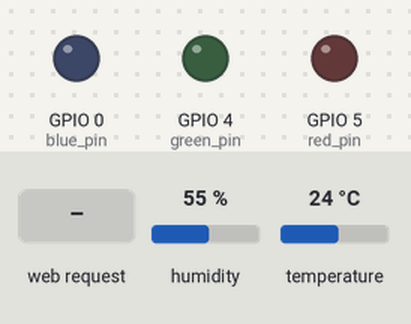
The sketch below on a simulated ESP8266 (NodeMCU). Parts: output pins drawn as LEDs (lit = HIGH). The inputs (shaded band) are chosen by the test bench; at power-on: humidity 55 %, temperature 24 °C. WiFi joins after 1.5 s; servers stay silent unless stated; what the sketch prints to the serial monitor is not drawn.

Above: at 2.7 s.
2.8 s: HTTP request GET /RED=ON received
At 3.4 s:
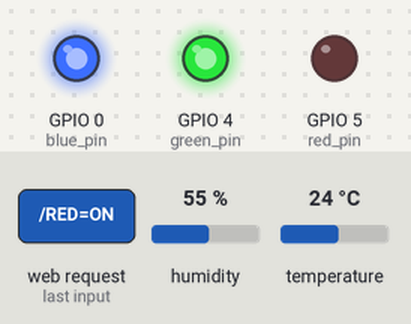
4.3 s: HTTP request GET /GREEN=ON received
At 4.9 s:
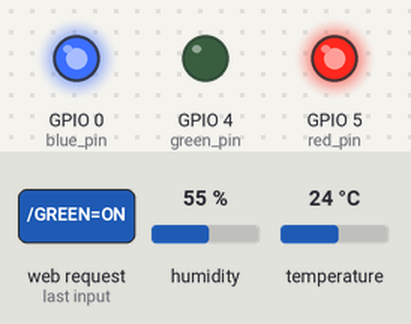
5.8 s: HTTP request GET /BLUE=ON received
At 6.9 s:
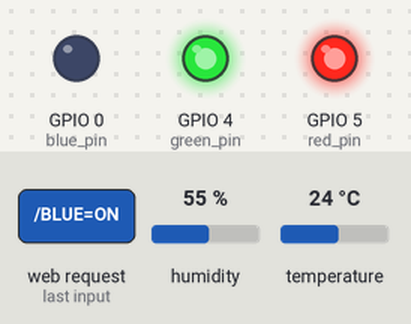
7.3 s: HTTP request GET /TURNOFF=OFF received
At 8.4 s:
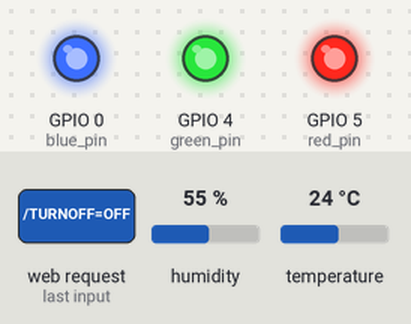
Timing chart, 0 to 9.8 s (numbered marks = the images above; inputs shaded):
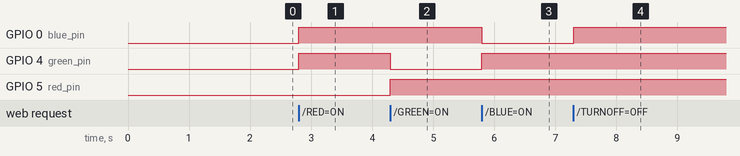

Measured:
- after the input at 2.8 s, GPIO 0 (blue_pin), GPIO 4 (green_pin): LOW → HIGH at once
- after the input at 4.3 s, GPIO 4 (green_pin): HIGH → LOW at once; GPIO 5 (red_pin): LOW → HIGH at once
- after the input at 5.8 s, GPIO 0 (blue_pin): HIGH → LOW at once; GPIO 4 (green_pin): LOW → HIGH at once
- after the input at 7.3 s, GPIO 0 (blue_pin): LOW → HIGH at once

The sketch:

sensor_web_server.ino
```cpp
#include <ESP8266WiFi.h>
#include "DHT.h"        // including the library of DHT11 temperature and humidity sensor

// GPIO Pins
int red_pin = 5;
int green_pin = 4;
int blue_pin = 0;

//Set Temperature sensor to read from pin 2 / D4
#define DHTTYPE DHT11
#define dht_dpin 2
DHT dht(dht_dpin, DHTTYPE);

//declare global variables
int redStatus = digitalRead(red_pin);
int greenStatus = digitalRead(green_pin);
int blueStatus = digitalRead(blue_pin);
float temperature = 0;
float humidity = 0;

// Update these with values suitable for your network configurations.
/**********************/
const char* ssid = "<SSID>";
const char* password = "<PASSWORD>";
/**********************/

// Set web server port number to 80
WiFiServer server(80);

void setup_wifi()
{
  // We start by connecting to a WiFi network
  Serial.println();
  Serial.print("Connecting to ");
  Serial.println(ssid);
  WiFi.begin(ssid, password);
  while (WiFi.status() != WL_CONNECTED) {
    delay(500);
    Serial.print(".");
  }
  Serial.println("");
  Serial.println("Connected to Wifi");
}

void configure_local_web_server()
{
    //Start WiFi server
  server.begin();
  Serial.println("Server started!");

  // Print the IP address
  Serial.print("Use this URL to connect: http://");
  Serial.print(WiFi.localIP());
  Serial.println("/");
}

void setup()
{
  dht.begin();
  Serial.begin(115200);
  pinMode(red_pin, OUTPUT);
  pinMode(green_pin, OUTPUT);
  pinMode(blue_pin, OUTPUT);
  setup_wifi();
  configure_local_web_server();
}

void set_blue_led()
{
  digitalWrite(red_pin, HIGH);
  digitalWrite(green_pin, HIGH);
  digitalWrite(blue_pin, LOW);
}

void set_green_led()
{
  digitalWrite(red_pin, HIGH);
  digitalWrite(green_pin, LOW);
  digitalWrite(blue_pin, HIGH);
}

void set_red_led()
{
  digitalWrite(red_pin, LOW);
  digitalWrite(green_pin, HIGH);
  digitalWrite(blue_pin, HIGH);
}

void turn_off_led()
{
  digitalWrite(red_pin, HIGH);
  digitalWrite(green_pin, HIGH);
  digitalWrite(blue_pin, HIGH);
}


void get_led_status(){
  redStatus = digitalRead(red_pin);
  greenStatus = digitalRead(green_pin);
  blueStatus = digitalRead(blue_pin);
}

void get_temperature(){
  humidity = dht.readHumidity();
  temperature = dht.readTemperature();
}

void loop() {
  // Check if a client has connected
  WiFiClient client = server.available();
  if (!client) {
    return;
  }

  // Wait until the client sends some data
  while (!client.available()) {
    delay(1);
  }

  // Read the first line of the request
  String request = client.readStringUntil('\r');
  Serial.println(request);
  client.flush();

  // Match the request
  client.println("HTTP/1.1 200 OK");
  client.println("Content-Type: text/html");
  client.println("Connection: close");
  client.println(""); //  do not forget this one
  client.println("<!DOCTYPE html><html>");

  if (request.indexOf("/RED=ON") != -1)  {
    Serial.println("RED is HIGH" );
    set_red_led();
  }
  if (request.indexOf("/GREEN=ON") != -1)  {
    Serial.println("GREEN is HIGH" );
    set_green_led();

  }
  if (request.indexOf("/BLUE=ON") != -1)  {
    Serial.println("BLUE is HIGH" );
    set_blue_led();
  }
  if (request.indexOf("/TURNOFF=OFF") != -1)  {
    Serial.println("LED is LOW" );
    turn_off_led();
  }

  get_temperature();
  client.print("<strong>~~~ Temperature Sensor ~~~ </strong><br>");
  client.print("Temperature: "); client.println(temperature);
  client.print("<br>Humidity: "); client.println(humidity);

  get_led_status();
  client.print("<br><br><strong>~~~ Led Status ~~~ </strong><br>");
  client.println("RED: "); client.println(redStatus);
  client.print("GREEN: "); client.println(greenStatus);
  client.print("BLUE: "); client.println(blueStatus);

  client.println("<br><br>");
  client.println("<a href=\"/RED=ON\"\"><button>RED ON</button></a>");
  client.println("<a href=\"/GREEN=ON\"\"><button>GREEN ON</button></a>");
  client.println("<a href=\"/BLUE=ON\"\"><button>BLUE ON</button></a>");
  client.println("<a href=\"/TURNOFF=OFF\"\"><button>TURN OFF</button></a>");
  client.println("</html>");
  delay(1);
}
```
